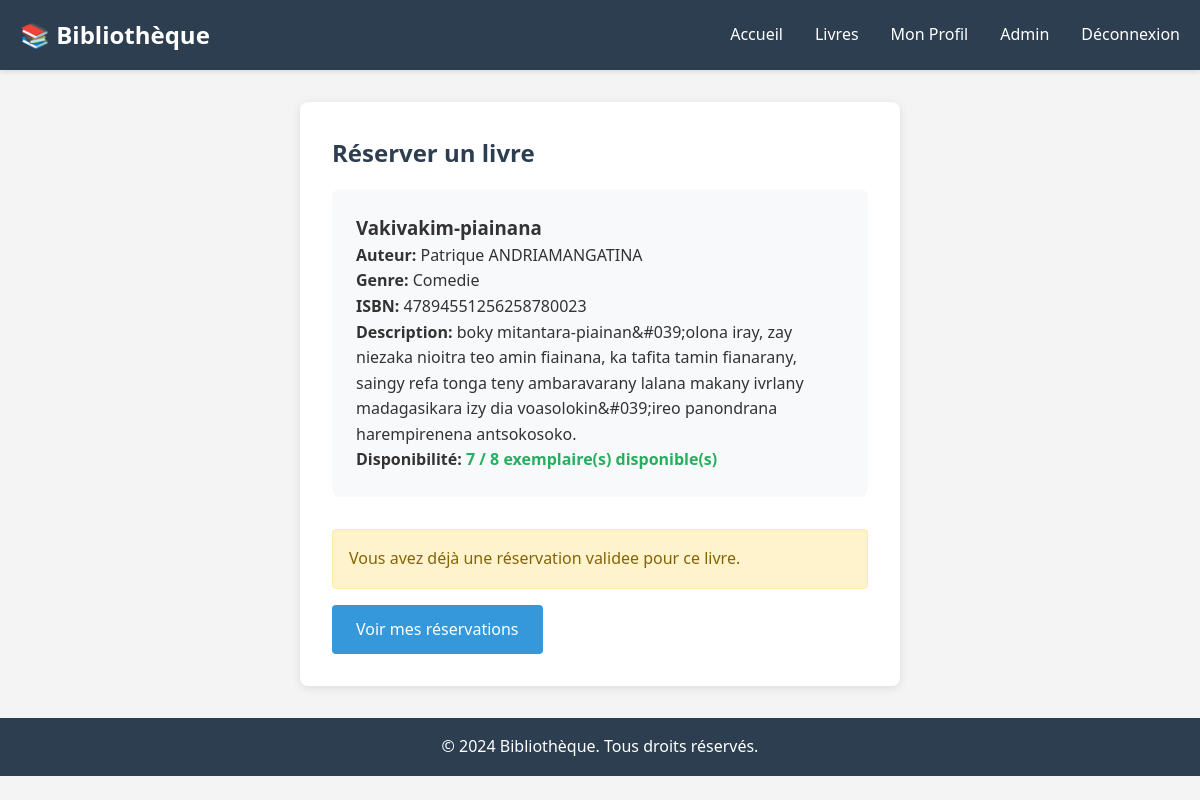
Screenshot of /reserver.php?id=5 (signed in) with the database file from the repository.
### tables this page shows
CREATE TABLE `livres` (
  `id` int(11) NOT NULL,
  `titre` varchar(255) NOT NULL,
  `auteur` varchar(255) NOT NULL,
  `isbn` varchar(20) DEFAULT NULL,
  `genre` varchar(100) DEFAULT NULL,
  `description` text DEFAULT NULL,
  `stock_total` int(11) DEFAULT 1,
  `stock_disponible` int(11) DEFAULT 1,
  `image_couverture` varchar(255) DEFAULT NULL,
  `date_ajout` timestamp NOT NULL DEFAULT current_timestamp()
);

CREATE TABLE `reservations` (
  `id` int(11) NOT NULL,
  `utilisateur_id` int(11) DEFAULT NULL,
  `livre_id` int(11) DEFAULT NULL,
  `date_reservation` timestamp NOT NULL DEFAULT current_timestamp(),
  `statut` enum('en_attente','validee','annulee','terminee') DEFAULT 'en_attente',
  `date_validation` timestamp NULL DEFAULT NULL,
  `date_retour_prevue` date DEFAULT NULL
);

### auth.php (called while the page is built, shortened)
<?php
function is_admin() {
    return isset($_SESSION['role']) && $_SESSION['role'] === 'admin';
}

### reserver.php (the view, shortened to what this page needs)
<?php
require_once 'auth.php';
$user = get_user_info();
$livre_id = (int)$_GET['id'];
$stmt = $pdo->prepare("SELECT * FROM livres WHERE id = ?");
$stmt->execute([$livre_id]);
$livre = $stmt->fetch(PDO::FETCH_ASSOC);
$stmt = $pdo->prepare("
    SELECT * FROM reservations
    WHERE utilisateur_id = ? AND livre_id = ? AND statut IN ('en_attente', 'validee')
");
$stmt->execute([$user['id'], $livre_id]);
$reservation_existante = $stmt->fetch(PDO::FETCH_ASSOC);
?>
<!DOCTYPE html>
<html lang="fr">
<head>
    <link rel="stylesheet" href="css/style.css">
</head>
<body>
    <header>
        <nav class="container">
            <div class="logo">📚 Bibliothèque</div>
            <ul class="nav-links">
                <li><a href="index.php">Accueil</a></li>
                <li><a href="livres.php">Livres</a></li>
                <li><a href="profil.php">Mon Profil</a></li>
                <?php if (is_admin()): ?>
                    <li><a href="admin/reservations.php">Admin</a></li>
                <?php endif; ?>
                <li><a href="logout.php">Déconnexion</a></li>
            </ul>
        </nav>
    </header>
    <main class="container">
        <div class="card" style="max-width: 600px; margin: 2rem auto;">
            <h2>Réserver un livre</h2>
            <div style="background: #f8f9fa; padding: 1.5rem; border-radius: 8px; margin-bottom: 2rem;">
                <h3><?php echo htmlspecialchars($livre['titre']); ?></h3>
                <p><strong>Auteur:</strong> <?php echo htmlspecialchars($livre['auteur']); ?></p>
                <p><strong>Genre:</strong> <?php echo htmlspecialchars($livre['genre']); ?></p>
                <?php if (!empty($livre['isbn'])): ?>
                    <p><strong>ISBN:</strong> <?php echo htmlspecialchars($livre['isbn']); ?></p>
                <?php endif; ?>
                <p><strong>Description:</strong> <?php echo htmlspecialchars($livre['description']); ?></p>
                <p><strong>Disponibilité:</strong>
                    <span class="stock-info <?php echo $livre['stock_disponible'] > 0 ? 'stock-available' : 'stock-unavailable'; ?>">
                        <?php echo $livre['stock_disponible']; ?> / <?php echo $livre['stock_total']; ?> exemplaire(s) disponible(s)
                    </span>
                </p>
            </div>
            <?php if ($reservation_existante): ?>
                <div class="alert alert-warning">
                    Vous avez déjà une réservation <?php echo $reservation_existante['statut']; ?> pour ce livre.
                </div>
                <a href="profil.php" class="btn btn-primary">Voir mes réservations</a>
            <?php endif; ?>
        </div>
    </main>
    <footer>
        <div class="container">
            <p>&copy; 2024 Bibliothèque. Tous droits réservés.</p>
        </div>
    </footer>
</body>
</html>

### CSS/style.css (style rules this page uses)
* { margin: 0; padding: 0; box-sizing: border-box; }
body { font-family: 'Segoe UI', Tahoma, Geneva, Verdana, sans-serif; line-height: 1.6; color: #333; background-color: #f4f4f4; }
.container { max-width: 1200px; margin: 0 auto; padding: 0 20px; }
header { background: #2c3e50; color: white; padding: 1rem 0; box-shadow: 0 2px 5px rgba(0,0,0,0.1); }
nav { display: flex; justify-content: space-between; align-items: center; }
.logo { font-size: 1.5rem; font-weight: bold; }
.nav-links { display: flex; list-style: none; gap: 2rem; }
.nav-links a { color: white; text-decoration: none; transition: color 0.3s; }
main { padding: 2rem 0; }
.card { background: white; border-radius: 8px; box-shadow: 0 2px 10px rgba(0,0,0,0.1); padding: 2rem; margin-bottom: 2rem; }
.card h2 { color: #2c3e50; margin-bottom: 1rem; }
.btn { display: inline-block; padding: 0.75rem 1.5rem; border: none; border-radius: 4px; cursor: pointer; text-decoration: none; font-size: 1rem; transition: background-color 0.3s; }
.btn-primary { background-color: #3498db; color: white; }
.stock-info { font-weight: bold; }
.stock-available { color: #27ae60; }
.alert { padding: 1rem; border-radius: 4px; margin-bottom: 1rem; }
.alert-warning { background-color: #fff3cd; border: 1px solid #ffeaa7; color: #856404; }
footer { background: #2c3e50; color: white; text-align: center; padding: 1rem 0; margin-top: 2rem; }

### rows the page displays
livres: titre "Vakivakim-piainana", auteur "Patrique ANDRIAMANGATINA", genre "Comedie", isbn "47894551256258780023", description "boky mitantara-piainan&#039;olona iray, zay niezaka nioitra teo amin fiainana, ka tafita tamin fianarany, saingy refa tonga teny ambaravarany lalana makany ivrlany madagasikara izy dia voasolokin&#039;ireo panondrana harempirenena antsokosoko.", stock_disponible "7", stock_total "8"
reservations: statut "validee"
